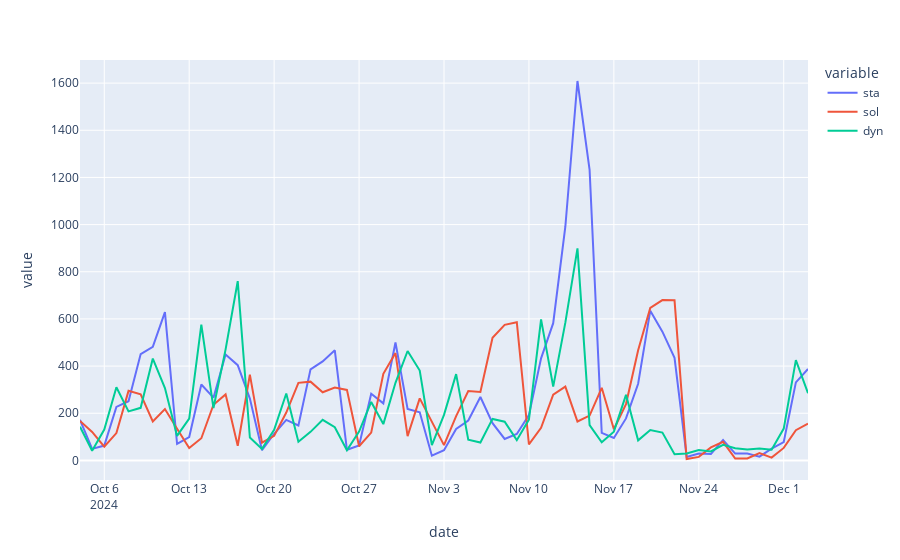

Source (notebook cell):
### Code cell
import plotly.express as px

px.line(class_data)
